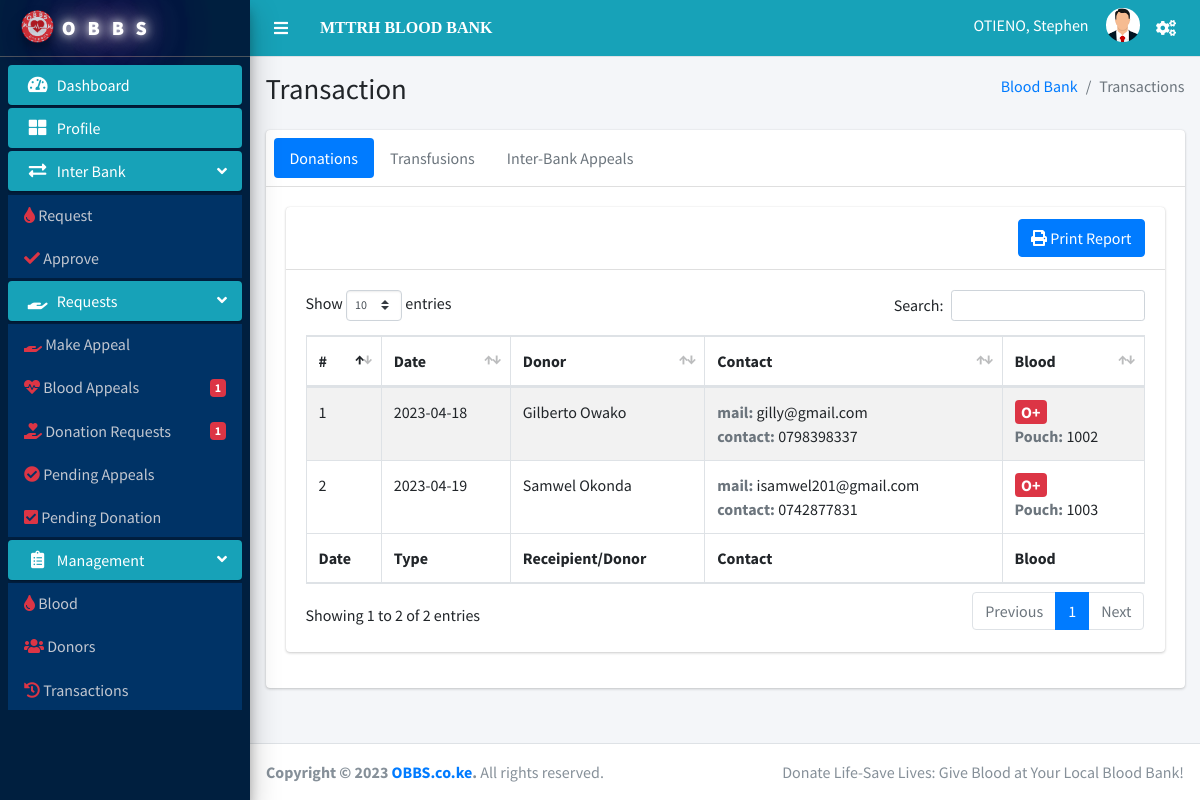
The app's page /Bloodbank/transactions.php (signed in) with its own data.
### tables this page shows
CREATE TABLE `blood_bank` (
  `id` int NOT NULL AUTO_INCREMENT,
  `bank_name` varchar(36) NOT NULL,
  `email` varchar(36) NOT NULL,
  `phone` varchar(14) NOT NULL,
  `address` varchar(52) NOT NULL,
  `county` varchar(26) NOT NULL,
  `lat` float DEFAULT NULL,
  `lon` float DEFAULT NULL,
  `bank_status` int DEFAULT NULL,
  `officer_id` int DEFAULT NULL,
  PRIMARY KEY (`id`),
  UNIQUE KEY `email` (`email`),
  UNIQUE KEY `phone` (`phone`),
  KEY `officer_id` (`officer_id`),
  CONSTRAINT `blood_bank_ibfk_1` FOREIGN KEY (`officer_id`) REFERENCES `officer` (`id`) ON DELETE CASCADE ON UPDATE CASCADE
);

CREATE TABLE `officer` (
  `id` int NOT NULL AUTO_INCREMENT,
  `req_id` int NOT NULL,
  `fname` varchar(26) NOT NULL,
  `lname` varchar(26) NOT NULL,
  `email` varchar(36) NOT NULL,
  `phone` varchar(14) NOT NULL,
  `pword` varchar(10) DEFAULT NULL,
  `o_status` int DEFAULT NULL,
  PRIMARY KEY (`id`),
  KEY `req_id` (`req_id`),
  CONSTRAINT `officer_ibfk_1` FOREIGN KEY (`req_id`) REFERENCES `reg_request` (`req_id`)
);

CREATE TABLE `pouch` (
  `id` int NOT NULL AUTO_INCREMENT,
  `donor_id` int NOT NULL,
  `blood_id` int NOT NULL,
  `units` int NOT NULL,
  `fill_date` date DEFAULT NULL,
  `pouch_status` int DEFAULT NULL,
  `bank_id` int NOT NULL,
  `donation_id` int DEFAULT NULL,
  PRIMARY KEY (`id`),
  KEY `donor_id` (`donor_id`),
  KEY `blood_id` (`blood_id`),
  KEY `bank_id` (`bank_id`),
  KEY `donation_id` (`donation_id`),
  CONSTRAINT `pouch_ibfk_1` FOREIGN KEY (`donor_id`) REFERENCES `donor` (`id`),
  CONSTRAINT `pouch_ibfk_2` FOREIGN KEY (`blood_id`) REFERENCES `blood_type` (`id`),
  CONSTRAINT `pouch_ibfk_3` FOREIGN KEY (`bank_id`) REFERENCES `blood_bank` (`id`),
  CONSTRAINT `pouch_ibfk_4` FOREIGN KEY (`donation_id`) REFERENCES `donor_donation` (`id`)
);

### Bloodbank/transactions.php (the view, shortened to what this page needs)
<!DOCTYPE html>
<html lang="en">
<?php include 'includes/header.php'?>
<body class="hold-transition sidebar-mini">
<div class="wrapper">
  <?php include 'includes/navbar.php'?>
  <?php include 'includes/sidebar.php'?>
  <div class="content-wrapper">
    <section class="content-header">
      <div class="container-fluid">
        <div class="row mb-2">
          <div class="col-sm-6">
        <h1>Transaction</h1>
          </div>
          <div class="col-sm-6">
            <ol class="breadcrumb float-sm-right">
              <li class="breadcrumb-item"><a href="#">Blood Bank</a></li>
              <li class="breadcrumb-item active">Transactions</li>
            </ol>
          </div>
        </div>
      </div>
    </section>
    <section class="content">
        <div class="container-fluid">
            <div class="row">
                <div class="col-12">
                <div class="card">
                <div class="card-header p-2">
                  <ul class="nav nav-pills">
                    <li class="nav-item"><a class="nav-link active" href="#activity" data-toggle="tab">Donations</a></li>
                    <li class="nav-item"><a class="nav-link" href="#timeline" data-toggle="tab">Transfusions</a></li>
                    <li class="nav-item"><a class="nav-link" href="#settings" data-toggle="tab">Inter-Bank Appeals</a></li>
                  </ul>
                </div>
                <div class="card-body">
                  <div class="tab-content">
                    <div class="active tab-pane" id="activity">
                    <div class="card">
                        <div class="card-header">
                            <div class="clearfix">
                              <a class="btn btn-primary float-right open-link"
                              href = "report.php?bank_id=<?php echo $bank_details['id']?>&bank_name=<?php echo $bank_details['bank_name']?>&action=bank-donations"
                              title="Print Report" data-toggle="modal" data-target="#modal-xl"><i class="fas fa-print"></i> Print Report</a>
                            </div>
                          </div>
                          <div class="card-body">
                          <table id="example1" class="table table-bordered table-striped">
                              <thead>
                              <tr>
                              <th>#</th>
                              <th>Date</th>
                              <th>Donor</th>
                              <th>Contact</th>
                              <th>Blood</th>
                              </tr>
                              </thead>
                              <tbody>
                              <?php
                                  $bank_id = $bank_details['id'];
                                  $sql = "SELECT donor_donation.`don_date`, donor.`fname`, donor.`lname`, donor.`email`, donor.`phone`, blood_type.`b_name`, pouch.`id`
                                          FROM donor_donation LEFT OUTER JOIN donor ON donor_donation.`donor_id` = donor.`id`
                                          JOIN blood_type ON donor.`blood_id` = blood_type.`id`
                                          JOIN pouch ON pouch.`donation_id` = donor_donation.`id`
                                          WHERE donor_donation.`don_status` = 4 AND donor_donation.`bank_id`= $bank_id";
                                  $stmt = mysqli_prepare($conn, $sql);
                                  mysqli_stmt_execute($stmt);
                                  mysqli_stmt_bind_result($stmt, $don_date, $don_fname, $don_lname, $don_mail, $don_phone, $don_blood, $don_pouch);
                                  $count = 1;
                                  while (mysqli_stmt_fetch($stmt)) {
                              ?>
                              <tr>
                              <td><?php echo $count; ?></td>
                              <td><?php echo $don_date; ?></td>
                              <td><?php echo "$don_fname $don_lname"; ?></td>
                              <td><b class="text-muted">mail: </b><?php echo $don_mail; ?><br><b class="text-muted">contact: </b><?php echo $don_phone; ?></td>
                              <td><span class="badge badge-danger" style="font-size: 16px;"><?php echo $don_blood; ?></span><br><b class="text-muted">Pouch: </b><?php echo $don_pouch; ?></td>
                              </tr>
                              <?php
                                $count++;
                                  }
                              ?>
                              </tbody>
                              <tfoot>
                              <tr>
                                <th>Date</th>
                                <th>Type</th>
                                <th>Receipient/Donor</th>
                                <th>Contact</th>
                                <th>Blood</th>
                              </tr>
                              </tfoot>
                          </table>
                          </div>
                      </div>
                    </div>
                  </div>
                </div>
              </div>
                </div>
              </div>
        </div>
      </section>
  </div>
  <?php include 'includes/footer.php'; ?>
</div>
</body>
</html>

### Bloodbank/includes/navbar.php (shortened to what this page needs)
<nav class="main-header navbar navbar-expand navbar-info navbar-light">
  <ul class="navbar-nav" >
    <li class="nav-item">
      <a class="nav-link text-white"  data-widget="pushmenu" href="#" role="button"><i class="fas fa-bars"></i></a>
    </li>
  </ul>
  <a href="profile.php" class="text-white text-bold custom-font ml-3">
  <?php echo strtoupper($bank_details['bank_name']); ?>
  </a>
  <ul class="navbar-nav ml-auto">
    <li class="nav-item dropdown">
        <div class="user-panel  d-flex">
          <div class="info">
              <a href="#" class="d-block text-white"><?php echo strtoupper($officer_details['lname']).", ".$officer_details['fname'];?></a>
            </div>
          <div class="image">
            <img src="../dist/img/officer-avatar.png" class="img-circle" alt="User Image">
          </div>
        </div>
    </li>
    <li class="nav-item dropdown">
      <a class="nav-link" data-toggle="dropdown" href="#">
        <i class="fas fa-cogs text-white"></i>
      </a>
    </li>
  </ul>
</nav>

### Bloodbank/includes/header.php (style rules this page uses)
.custom-font { font-family: 'Abril Fatface', cursive; }

### records on screen
blood_bank: bank_name "MTTRH BLOOD BANK"
officer: lname "OTIENO", fname "Stephen"
pouch: don_date "2023-04-18", don_fname "Gilberto", don_lname "Owako", don_mail "gilly@gmail.com", don_phone "0798398337", don_pouch "1002"
pouch: don_date "2023-04-19", don_fname "Samwel", don_lname "Okonda", don_mail "isamwel201@gmail.com", don_phone "0742877831", don_pouch "1003"
